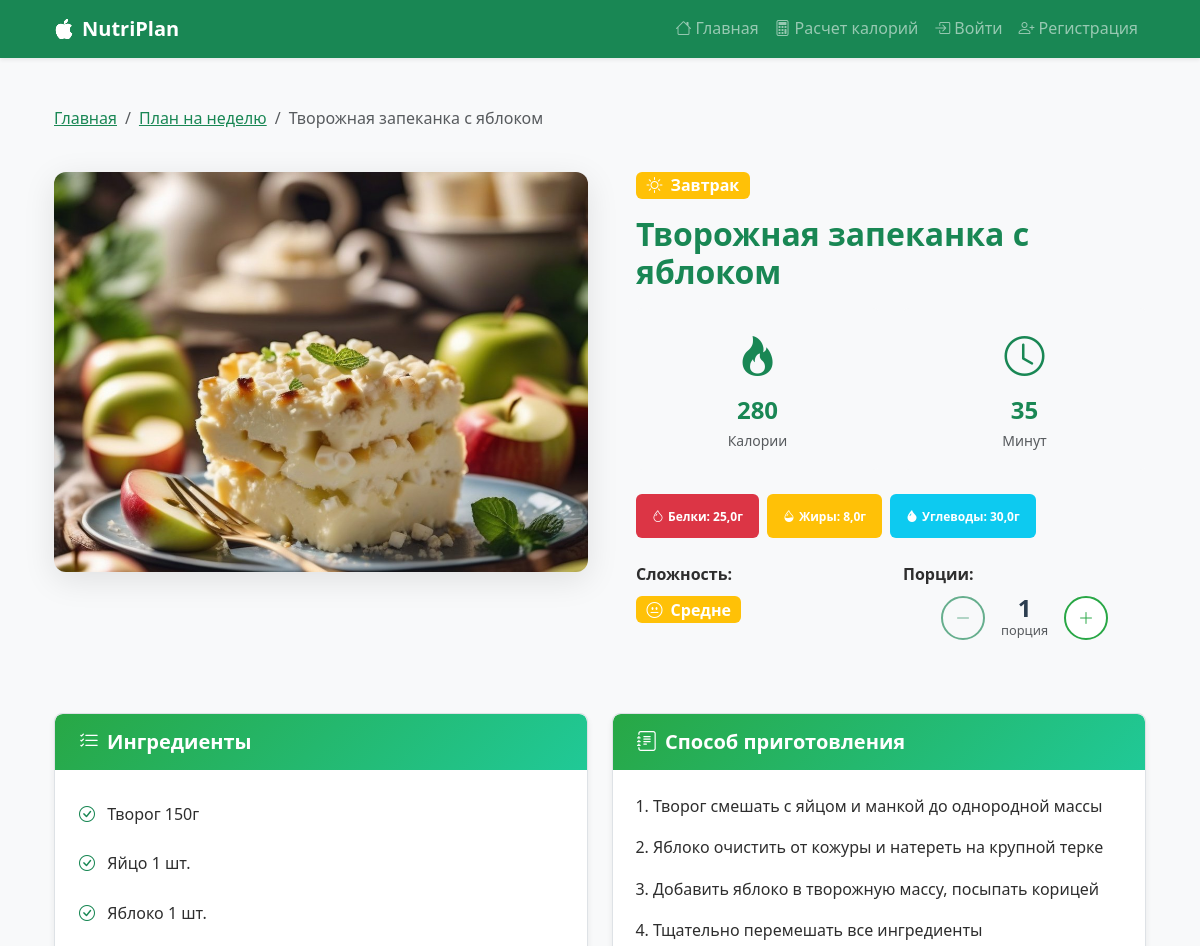
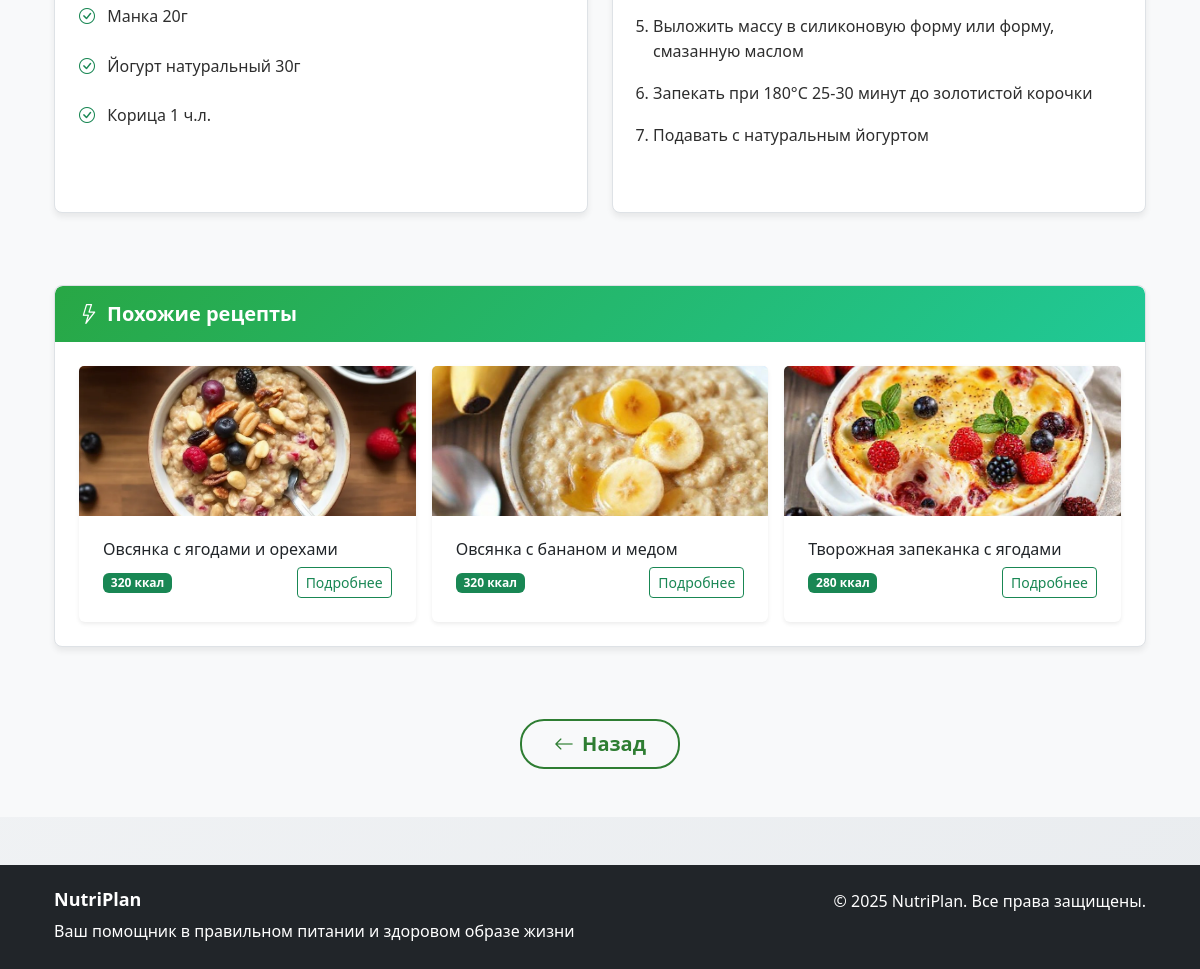
The app's page /recipe/2/ with its own data (2 pictures, top to bottom).
### nutrition_app/models.py (models this page shows, shortened)
class Recipe(models.Model):
    MEAL_TYPES = [
        ('breakfast', 'Завтрак'),
        ('lunch', 'Обед'),
        ('snack', 'Перекус'),
        ('dinner', 'Ужин'),
    ]
    DIFFICULTY_CHOICES = [
        ('easy', 'Легко'),
        ('medium', 'Средне'),
        ('hard', 'Сложно')
    ]
    name = models.CharField(max_length=200, verbose_name="Название блюда")
    meal_type = models.CharField(
        max_length=20, choices=MEAL_TYPES, verbose_name="Тип приема пищи")
    calories = models.IntegerField(verbose_name="Калории")
    protein = models.DecimalField(
        max_digits=5, decimal_places=1, verbose_name="Белки (г)")
    fat = models.DecimalField(
        max_digits=5, decimal_places=1, verbose_name="Жиры (г)")
    carbs = models.DecimalField(
        max_digits=5, decimal_places=1, verbose_name="Углеводы (г)")
    ingredients = models.TextField(verbose_name="Ингредиенты")
    instructions = models.TextField(verbose_name="Инструкция приготовления")
    image = models.ImageField(
        upload_to='recipes/', blank=True, null=True, verbose_name="Изображение")
    cooking_time = models.IntegerField(
        default=15, verbose_name="Время приготовления (мин)")
    difficulty = models.CharField(
        max_length=20, choices=DIFFICULTY_CHOICES, default='easy', verbose_name="Сложность")
    base_portion = models.CharField(
        max_length=100, default="1 порция", verbose_name="Базовая порция")
    class Meta:
        verbose_name = "Рецепт"
        verbose_name_plural = "Рецепты"

### nutrition_app/views/recipe_views.py (the view)
# urls.py: path('recipe/<int:recipe_id>/', recipe_detail, name='recipe_detail'),
def recipe_detail(request, recipe_id):
    try:
        recipe = Recipe.objects.get(id=recipe_id)
    except Recipe.DoesNotExist:
        return render(request, 'nutrition_app/404.html', status=404)
    portions = int(request.GET.get('portions', 1))
    portions = max(1, min(portions, 10))
    day_key = request.GET.get('day_key') or request.session.get('current_day')
    adjusted_recipe = _adjust_portion(recipe, portions)
    similar_recipes = Recipe.objects.filter(
        meal_type=recipe.meal_type
    ).exclude(id=recipe.id)[:3]
    day_key = request.GET.get('day_key') or request.session.get('current_day')
    context = {
        'recipe': adjusted_recipe,
        'original_recipe': recipe,  # Сохраняем оригинальный рецепт для сброса
        'similar_recipes': similar_recipes,
        'current_portions': portions,
        'portion_range': range(1, 11),  # Для выпадающего списка
        'day_key': day_key,
    }
    return render(request, 'nutrition_app/recipe_detail.html', context)

### nutrition_app/views/utils.py (called while the page is built, shortened)
def _adjust_recipe_ingredients(ingredients_text, multiplier):
    if multiplier == 1:
        return ingredients_text

### nutrition_app/templates/nutrition_app/recipe_detail.html (shortened to what this page needs)
{% extends 'nutrition_app/base.html' %}
{% load static %}
{% load custom_filters %}
{% block content %}
<div class="container py-5">
    <div class="row mb-4">
        <div class="col-12">
            <nav aria-label="breadcrumb">
                <ol class="breadcrumb">
                    <li class="breadcrumb-item"><a href="{% url 'index' %}" class="text-success">Главная</a></li>
                    <li class="breadcrumb-item"><a href="{% url 'week_plan' %}" class="text-success">План на неделю</a></li>
                    <li class="breadcrumb-item active">{{ recipe.name }}</li>
                </ol>
            </nav>
        </div>
    </div>
    <div class="row mb-5">
        <div class="col-lg-6">
            <div class="recipe-image-container">
                {% if recipe.image %}
                    <div class="image-wrapper">
                        <img src="{{ recipe.image.url }}" alt="{{ recipe.name }}"
                             class="recipe-main-image img-fluid rounded shadow">
                    </div>
                {% endif %}
            </div>
        </div>
        <div class="col-lg-6">
            <div class="recipe-content ps-lg-4">
                <div class="mb-3">
                    <span class="badge
                        {% if recipe.meal_type == 'breakfast' %}bg-warning
                        {% elif recipe.meal_type == 'lunch' %}bg-success
                        {% elif recipe.meal_type == 'snack' %}bg-info
                        {% else %}bg-primary{% endif %} fs-6">
                        <i class="bi bi-{% if recipe.meal_type == 'breakfast' %}sun
                                      {% elif recipe.meal_type == 'lunch' %}cloud-sun
                                      {% elif recipe.meal_type == 'snack' %}cloud
                                      {% else %}moon{% endif %} me-1"></i>
                        {% if recipe.meal_type == 'breakfast' %}Завтрак
                        {% elif recipe.meal_type == 'lunch' %}Обед
                        {% elif recipe.meal_type == 'snack' %}Перекус
                        {% else %}Ужин{% endif %}
                    </span>
                </div>
                <h1 class="fw-bold text-success mb-3">{{ recipe.name }}</h1>
                <div class="row mb-4">
                    <div class="col-6">
                        <div class="text-center p-3 bg-light rounded h-100">
                            <i class="bi bi-fire fs-1 text-success mb-2 d-block"></i>
                            <h3 class="text-success fw-bold mb-1">{{ recipe.calories }}</h3>
                            <small class="text-muted">Калории</small>
                        </div>
                    </div>
                    <div class="col-6">
                        <div class="text-center p-3 bg-light rounded h-100">
                            <i class="bi bi-clock fs-1 text-success mb-2 d-block"></i>
                            <h3 class="text-success fw-bold mb-1">{{ recipe.cooking_time }}</h3>
                            <small class="text-muted">Минут</small>
                        </div>
                    </div>
                </div>
                <div class="mb-4">
                    <div class="d-flex flex-wrap gap-2">
                        <span class="badge bg-danger p-3">
                            <i class="bi bi-droplet me-1"></i>Белки: {{ recipe.protein }}г
                        </span>
                        <span class="badge bg-warning p-3">
                            <i class="bi bi-droplet-half me-1"></i>Жиры: {{ recipe.fat }}г
                        </span>
                        <span class="badge bg-info p-3">
                            <i class="bi bi-droplet-fill me-1"></i>Углеводы: {{ recipe.carbs }}г
                        </span>
                    </div>
                </div>
                <div class="row mb-4">
                    <div class="col-md-6 mb-3">
                        <strong class="d-block mb-2">Сложность:</strong>
                        <span class="badge {% if recipe.difficulty == 'easy' %}bg-success{% elif recipe.difficulty == 'medium' %}bg-warning{% else %}bg-danger{% endif %} fs-6">
                            <i class="bi bi-{% if recipe.difficulty == 'easy' %}emoji-smile{% elif recipe.difficulty == 'medium' %}emoji-neutral{% else %}emoji-frown{% endif %} me-1"></i>
                            {% if recipe.difficulty == 'easy' %}Легко
                            {% elif recipe.difficulty == 'medium' %}Средне
                            {% else %}Сложно{% endif %}
                        </span>
                    </div>
                    <div class="col-md-6">
                        <strong class="d-block mb-2">Порции:</strong>
                        <div class="portions-control-elegant">
                            <form method="get" class="d-flex align-items-center justify-content-center">
                                <button type="submit" name="portions" value="{{ current_portions|add:'-1' }}"
                                        class="btn btn-outline-success btn-control {% if current_portions <= 1 %}disabled{% endif %}"
                                        {% if current_portions <= 1 %}disabled{% endif %}>
                                    <i class="bi bi-dash-lg"></i>
                                </button>
                                <div class="portion-count mx-3">
                                    <span class="count fs-4 fw-bold">{{ current_portions }}</span>
                                    <div class="label small text-muted">порци{{ current_portions|pluralize:"я,и" }}</div>
                                </div>
                                <button type="submit" name="portions" value="{{ current_portions|add:'1' }}"
                                        class="btn btn-outline-success btn-control {% if current_portions >= 10 %}disabled{% endif %}"
                                        {% if current_portions >= 10 %}disabled{% endif %}>
                                    <i class="bi bi-plus-lg"></i>
                                </button>
                            </form>
                        </div>
                    </div>
                </div>
            </div>
        </div>
    </div>
    <div class="row">
        <div class="col-lg-6 mb-4">
            <div class="nutri-card h-100">
                <div class="card-header-custom">
                    <h4 class="mb-0">
                        <i class="bi bi-list-check me-2"></i>Ингредиенты
                    </h4>
                </div>
                <div class="card-body">
                    <ul class="list-unstyled">
                        {% for ingredient in recipe.ingredients.splitlines %}
                            {% if ingredient.strip %}
                                <li class="mb-2">
                                    <i class="bi bi-check-circle text-success me-2"></i>
                                    {{ ingredient.strip }}
                                </li>
                            {% endif %}
                        {% endfor %}
                    </ul>
                </div>
            </div>
        </div>
        <div class="col-lg-6 mb-4">
            <div class="nutri-card h-100">
                <div class="card-header-custom">
                    <h4 class="mb-0">
                        <i class="bi bi-journal-text me-2"></i>Способ приготовления
                    </h4>
                </div>
                <div class="card-body">
                    <ol class="ps-3">
                        {% for step in recipe.instructions.splitlines %}
                            {% if step.strip %}
                                <li class="mb-3">{{ step.strip }}</li>
                            {% endif %}
                        {% endfor %}
                    </ol>
                </div>
            </div>
        </div>
    </div>
    {% if similar_recipes %}
    <div class="row mt-5">
        <div class="col-12">
            <div class="nutri-card">
                <div class="card-header-custom">
                    <h4 class="mb-0">
                        <i class="bi bi-lightning me-2"></i>Похожие рецепты
                    </h4>
                </div>
                <div class="card-body">
                    <div class="row g-3">
                        {% for similar in similar_recipes %}
                        <div class="col-md-4">
                            <div class="card h-100 border-0 shadow-sm">
                                {% if similar.image %}
                                    <img src="{{ similar.image.url }}" class="card-img-top" alt="{{ similar.name }}" style="height: 150px; object-fit: cover;">
                                {% endif %}
                                <div class="card-body">
                                    <h6 class="card-title">{{ similar.name }}</h6>
                                    <div class="d-flex justify-content-between align-items-center">
                                        <span class="badge bg-success">{{ similar.calories }} ккал</span>
                                        <a href="{% url 'recipe_detail' similar.id %}" class="btn btn-sm btn-outline-success">Подробнее</a>
                                    </div>
                                </div>
                            </div>
                        </div>
                        {% endfor %}
                    </div>
                </div>
            </div>
        </div>
    </div>
    {% endif %}
    <div class="row mt-5">
        <div class="col-12 text-center">
            <a href="{% url 'day_plan' day_key %}" class="btn btn-nutri-outline btn-lg">
                <i class="bi bi-arrow-left me-2"></i>Назад
            </a>
        </div>
    </div>
</div>
{% endblock %}

### nutrition_app/static/nutrition_app/css/style.css (style rules this page uses)
:root { --primary-color: #2e7d32; --primary-dark: #1b5e20; --primary-light: #4caf50; --secondary-color: #81c784; --accent-color: #ffb74d; --light-bg: #f8f9fa; --text-dark: #2e2e2e; --text-muted: #6c757d; --border-color: #e9ecef; --space-xs: 0.5rem; --space-sm: 1rem; --space-md: 1.5rem; --space-lg: 2rem; --space-xl: 3rem; --space-xxl: 4rem; --radius-sm: 0.5rem; --radius-md: 0.75rem; --radius-lg: 1rem; --radius-xl: 1.5rem; --shadow-sm: 0 2px 4px rgba(0, 0, 0, 0.05); --shadow-md: 0 4px 6px rgba(0, 0, 0, 0.07); --shadow-lg: 0 8px 25px rgba(0, 0, 0, 0.1); --shadow-hover: 0 12px 40px rgba(0, 0, 0, 0.15); --transition-fast: 0.2s ease; --transition-base: 0.3s ease; --transition-slow: 0.5s ease; }
* { box-sizing: border-box; }
body { font-family: "Segoe UI", system-ui, -apple-system, sans-serif; background: linear-gradient(135deg, #f8f9fa 0%, #e9ecef 100%); line-height: 1.6; color: var(--text-dark); margin: 0; padding: 0; }
.container { padding-left: var(--space-sm); padding-right: var(--space-sm); }
@media (min-width: 768px) { .container { padding-left: var(--space-md); padding-right: var(--space-md); } }
h1, .h1 { font-size: 2rem; margin-bottom: var(--space-md); }
h3, .h3 { font-size: 1.5rem; margin-bottom: var(--space-sm); }
h4, .h4 { font-size: 1.25rem; margin-bottom: var(--space-xs); }
h6, .h6 { font-size: 1rem; margin-bottom: var(--space-xs); }
.nutri-card { border: none; border-radius: var(--radius-lg); box-shadow: var(--shadow-md); transition: all var(--transition-base); background: white; overflow: hidden; margin-bottom: var(--space-md); }
.card-header-custom { background: linear-gradient(135deg, var(--primary-color), var(--secondary-color)); color: white; border-radius: var(--radius-lg) var(--radius-lg) 0 0 !important; padding: var(--space-md); }
.card-body { padding: var(--space-md); }
.btn-nutri-outline { border: 2px solid var(--primary-color); color: var(--primary-color); background: transparent; padding: var(--space-xs) var(--space-lg); border-radius: var(--radius-xl); font-weight: 600; transition: all var(--transition-base); }
.list-unstyled li { margin-bottom: var(--space-xs); padding: var(--space-xs) 0; }
.list-unstyled li:last-child { margin-bottom: 0; }

### nutrition_app/templates/nutrition_app/recipe_detail.html (style rules this page uses)
.recipe-image-container { position: relative; }
.image-wrapper { border-radius: 12px; overflow: hidden; box-shadow: 0 8px 32px rgba(0,0,0,0.1); }
.recipe-main-image { width: 100%; height: 400px; object-fit: cover; display: block; }
.btn-control { width: 44px; height: 44px; border-radius: 50%; border: 2px solid #28a745; background: white; color: #28a745; display: flex; align-items: center; justify-content: center; transition: all 0.3s ease; }
.portion-count { text-align: center; }
.portion-count .count { font-size: 1.8rem; font-weight: 700; color: #2c3e50; display: block; line-height: 1; }
.portion-count .label { font-size: 0.8rem; color: #7f8c8d; }
.nutri-card { border: 1px solid #dee2e6; border-radius: 0.5rem; background: white; }
.card-header-custom { background: linear-gradient(135deg, #28a745, #20c997); color: white; padding: 1rem 1.5rem; border-radius: 0.5rem 0.5rem 0 0 !important; }
.card-header-custom h4 { margin: 0; font-weight: 600; }

### records on screen
Recipe: name "Творожная запеканка с яблоком", image (picture), calories "280", cooking_time "35", protein "25,0", fat "8,0", carbs "30,0"
Recipe: image (picture), name "Овсянка с ягодами и орехами", calories "320"
Recipe: image (picture), name "Овсянка с бананом и медом", calories "320"
Recipe: image (picture), name "Творожная запеканка с ягодами", calories "280"

### other values on screen
{{ current_portions }} "1"
{{ ingredient.strip }} "Творог 150г" "Яйцо 1 шт." "Яблоко 1 шт." "Манка 20г" "Йогурт натуральный 30г" "Корица 1 ч.л."
{{ step.strip }} "Творог смешать с яйцом и манкой до однородной массы" "Яблоко очистить от кожуры и натереть на крупной терке" "Добавить яблоко в творожную массу, посыпать корицей" "Тщательно перемешать все ингредиенты" "Выложить массу в силиконовую форму или форму, смазанную маслом" "Запекать при 180°C 25-30 минут до золотистой корочки" "Подавать с натуральным йогуртом"
